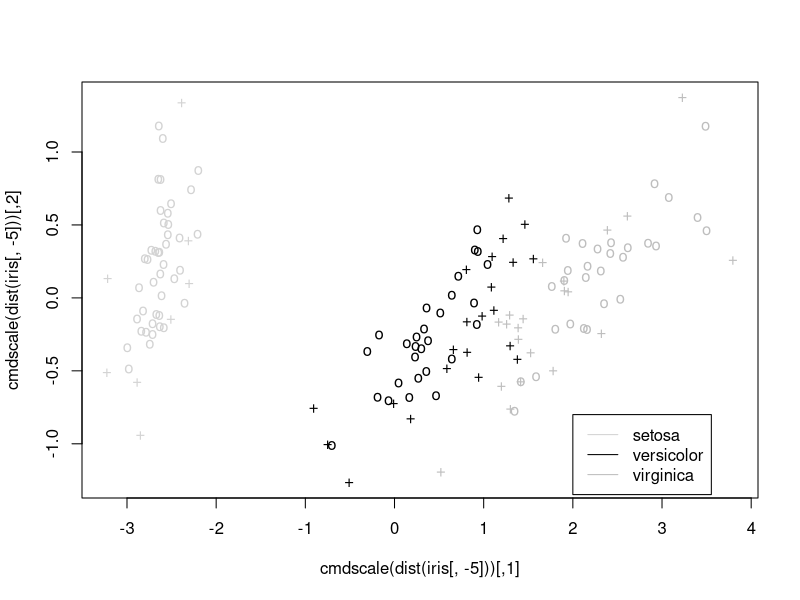
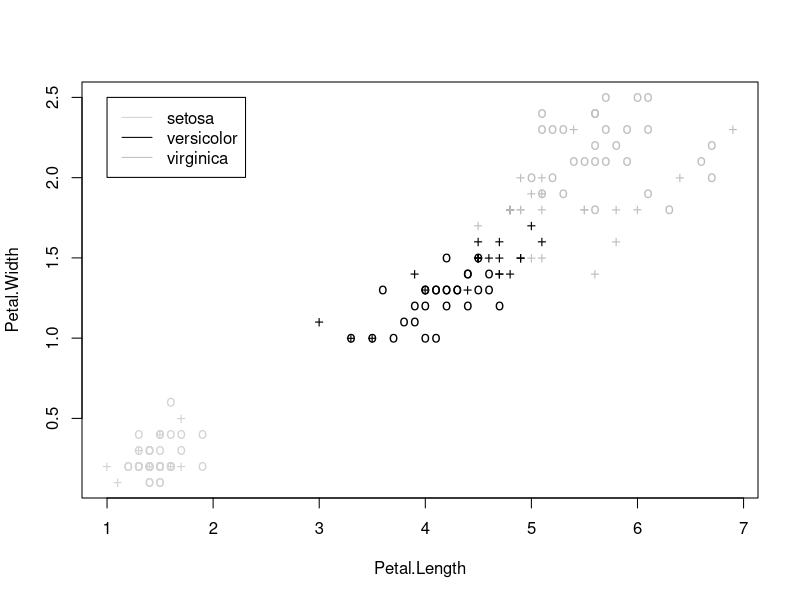

R code for these plots, in order:
#利用R語言打通大數據的經脈==========

install.packages("e1071")
library(e1071)

data(iris)
summary(iris)

data(iris)
model = svm(Species~., data = iris)

x <- iris[, -5]
y <- iris[, 5]
model = svm(x, y, kernel = "radial", gamma = if(is.vector(x)) 1 else 1/ncol(x))

summary(model)

x <- iris[, 1:4]
pred <- predict(model, x)
pred[sample(1:150, 8)]

table(pred, y)

attach(iris)
x <- subset(iris, select = -Species)
y <- Species
type = c("C-classification", "nu-classification", "one-classification")
kernel = c("linear", "polynomial", "radial", "sigmoid")
pred = array(0, dim = c(150, 3, 4))
accuracy = matrix(0, 3, 4)
yy <- as.integer(y)

for(i in 1:3)
{
        for(j in 1:4)
        {
                pred[, i, j] = predict(svm(x, y, type = type[i], kernel = kernel[j]), x)
                if (i > 2) accuracy[i, j] = sum(pred[, i, j] != 1)
                else accuracy[i, j] = sum(pred[, i, j] != yy)
        }
}

dimnames(accuracy) <- list(type,kernel)
table(pred[, 1, 3], y)

plot(cmdscale(dist(iris[, -5])), 
     col = c("lightgray", "black", "gray")[as.integer(iris[, 5])],
     pch = c("o", "+")[1:150 %in% model$index + 1])
legend(2, -.8, c("setosa", "versicolor", "virginica"), 
       col = c("lightgray", "black", "gray"), lty = 1)

data(iris)
model = svm(Species~., data = iris)
plot(model, iris, Petal.Width ~ Petal.Length, fill = FALSE, symbolPalette = c("lightgray", "black", "gray"), svSymbol = "+")
legend(1, 2.5, c("setosa", "versicolor", "virginica"), col = c("lightgray", "black", "gray"), lty = 1)

wts <- c(1, 1, 1)
names(wts) = c("setosa", "versicolor", "virginica")
model1 <- svm(x, y, class.weights = wts)

wts <- c(1, 100, 100)
names(wts) = c("setosa", "versicolor", "virginica")
model2 = svm(x, y, class.weights = wts)
pred2 <- predict(model2, x)
table(pred2, y)

wts <- c(1, 500, 500)
names(wts) <- c("setosa", "versicolor", "virginica")
model3 <- svm(x, y, class.weights = wts)
pred3 <- predict(model3, x)
table(pred3, y)